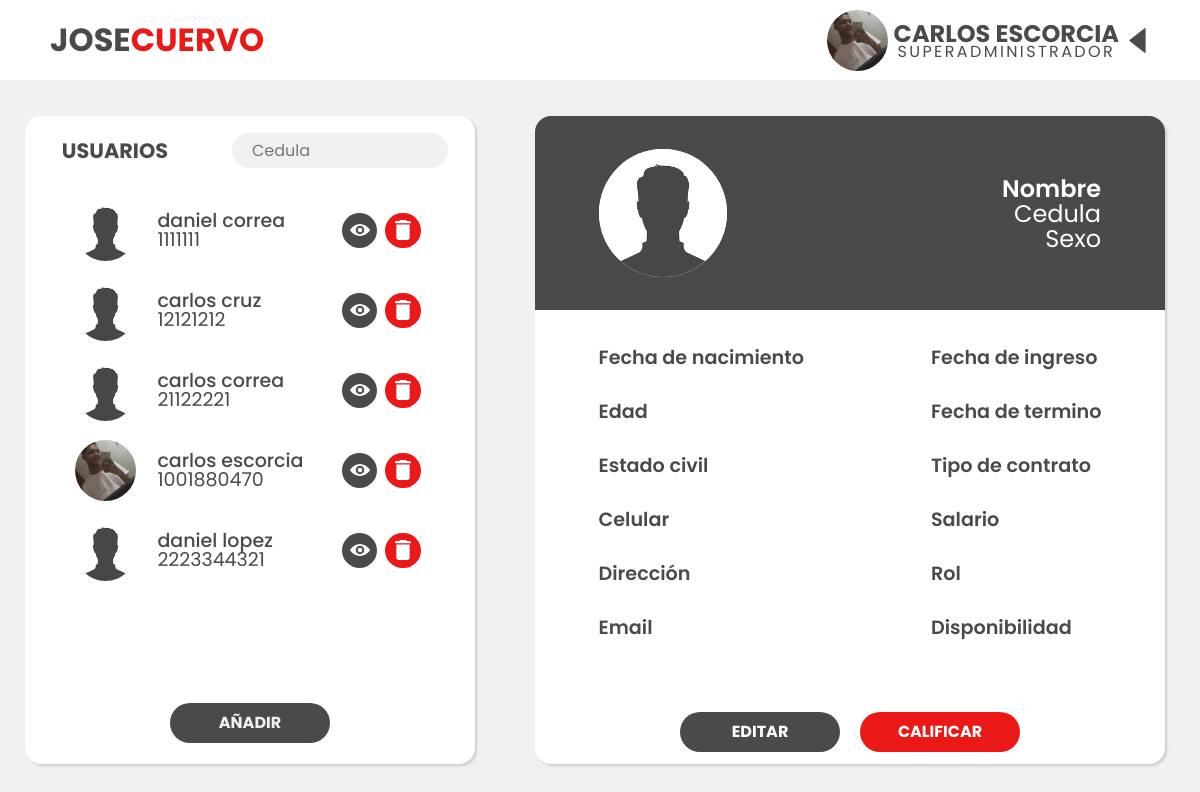
The page /dashboard (signed in) on the database its author committed.
### tables this page shows
CREATE TABLE usuario (CC INTEGER NOT NULL, nombre VARCHAR, apellido VARCHAR, edad INTEGER, sexo CHAR NOT NULL, fecha_nacimiento DATE, estado_civil VARCHAR, celular INTEGER, direccion VARCHAR, email VARCHAR, fecha_ingreso DATE, fecha_termino DATE, tipo_contrato VARCHAR, salario INTEGER, rol INTEGER, disponibilidad BOOLEAN, foto VARCHAR, contraseña VARCHAR, primera_vez BOOLEAN, registrador VARCHAR, token VARCHAR, FOREIGN KEY (rol) REFERENCES rol (ID), PRIMARY KEY (CC));

### app.py (the view, shortened to what this page needs)
@app.route('/dashboard', methods=["GET","POST"])
def dashboard():
    if "usuario" in session:
        rol = roles[session["rol"]]
        target = "USUARIOS"
        if session["rol"] == 2:
            target = "EMPLEADOS"
        if request.method == "GET":
            if session["rol"] != 3:
                nombres = session["nombre"] + " " + session["apellido"]
                nombres = nombres.upper()
                imagen = "imgs/default.png"
                try:
                    with sqlite3.connect('joseCuervoDB.db') as con:
                        con.row_factory = sqlite3.Row
                        cur = con.cursor()
                        if session["rol"] == 2:
                            cur.execute("SELECT CC,nombre,foto,apellido FROM usuario WHERE CC != ? AND rol = ? AND disponibilidad=?",[session["usuario"],3,1])
                        else:
                            cur.execute("SELECT CC,nombre,foto,apellido FROM usuario WHERE CC != ? AND disponibilidad=?",[session["usuario"],1])
                        row = cur.fetchall()
                except Error  as er:
                    print('SQLite error: %s' % (' '.join(er.args)))
                return render_template("dashboard.html",nombre=nombres, rol=rol,target=target, row = row,Unombre="Nombre",cedula="Cedula",sexo="Sexo",imagen=imagen,perfil=session["foto"])
            else:
                return redirect("/empleado")
    else:
        return redirect("/")

### templates/dashboard.html (shortened to what this page needs)
{% extends "layout.html" %}
{% block head %}
<link rel="stylesheet" href="{{ url_for('static', filename='styles/vistaAdmin.css') }}">
{% endblock %}
{% block content %}
<main>
    <div class="tabla-usuarios">
        <div class="tabla-usuarios-top">
            <label>{{ target }}</label>
            <div class="search">
                <input type="text" name="" onkeyup="buscar()" id="search-box" placeholder="Cedula">
            </div>
        </div>
        <ul id="tabla">
            {% for r in row %}
            <li>
                <div class="user">
                    <img src='{{ url_for("static", filename=r[2])}}' alt="" class="foto-perfil">
                    <div class="user__info">
                        <p id="Tnombre">{{r["nombre"]}} {{r["apellido"]}}</p>
                        <p>{{r["CC"]}}</p>
                    </div>
                    <div class="buttons">
                        <a class="view" href="{{url_for('buscar',cedula=r['CC'])}}">
                            <img src="{{ url_for('static', filename='imgs/eye.svg') }}" alt="">
                        </a>
                        <a class="delete" onclick="disponible('{{r[0]}}')">
                            <img src="{{ url_for('static', filename='imgs/delete.svg') }}" alt="">
                        </a>
                    </div>
                </div>
            </li>
            {% endfor %}
        </ul>
        <div class="tabla-usuario-boton">
            <a class="button" href="/registro">AÑADIR</a>
        </div>
    </div>
    <div class="info-usuarios">
        <div class="top-info">
            <img src="{{ url_for('static', filename=imagen) }}" alt="">
            <div class="usuario-info-ocupacion">
                <p class="nombre">{{Unombre}}</p>
                <p class="cedula">{{cedula}}</p>
                <p class="ocupacion">{{sexo}}</p>
            </div>
        </div>
        <div class="formulario">
            <div class="izq">
                <div>
                    <p class="titulo">Fecha de nacimiento</p>
                    <p>{{nacimiento}}</p>
                </div>
                <div>
                    <p class="titulo">Edad</p>
                    <p>{{edad}}</p>
                </div>
                <div>
                    <p class="titulo">Estado civil</p>
                    <p>{{estado}}</p>
                </div>
                <div>
                    <p class="titulo">Celular</p>
                    <p>{{celular}}</p>
                </div>
                <div>
                    <p class="titulo">Dirección</p>
                    <p>{{direccion}}</p>
                </div>
                <div>
                    <p class="titulo">Email</p>
                    <p>{{email}}</p>
                </div>
            </div>
            <div class="der">
                <div>
                    <p class="titulo">Fecha de ingreso</p>
                    <p>{{ingreso}}</p>
                </div>
                <div>
                    <p class="titulo">Fecha de termino</p>
                    <p>{{termino}}</p>
                </div>
                <div>
                    <p class="titulo">Tipo de contrato</p>
                    <p>{{tipo}}</p>
                </div>
                <div>
                    <p class="titulo">Salario</p>
                    <p>{{salario}}</p>
                </div>
                <div>
                    <p class="titulo">Rol</p>
                    <p>{{Rol}}</p>
                </div>
                <div>
                    <p class="titulo">Disponibilidad</p>
                    <p>{{disponible}}</p>
                </div>
            </div>
        </div>
        <div class="info-usuarios-buttons">
            <a id="editar"  href="" class="button" >
                <p>EDITAR</p>
            </a>
            <a id="calificar" href="" class="button">
                <p>CALIFICAR</p>
            </a>
        </div>
    </div>
</main>
{% endblock %}

### templates/layout.html (shortened to what this page needs)
<!DOCTYPE html>
<html lang="en">
<head>
    <link rel="stylesheet" href="{{ url_for('static', filename='styles/normalize.css') }}">
    <link rel="stylesheet" href="{{ url_for('static', filename='styles/layout.css') }}">
    <link rel="stylesheet" href="{{ url_for('static', filename='styles/alertas.css') }}">
    <link rel="stylesheet" href="https://cdnjs.cloudflare.com/ajax/libs/font-awesome/4.7.0/css/font-awesome.min.css">
    {% block head %}
    {% endblock %}
</head>
<body>
    <nav class="top">
        <div class="navegacion">
            <label id="logo">JOSE<span>CUERVO</span></label>
            <div class="menu">
                <div class="cuenta">
                    <img src="{{ url_for('static', filename=perfil) }}" alt="foto" id="perfil">
                    <div>
                        <label id="nombre">{{nombre}}</label>
                        <label id="rol">{{rol}}</label>
                    </div>
                    <img src="{{ url_for('static', filename='imgs/downtriangle.svg') }}" alt="icono" id="iconT">
                </div>
            </div>
        </div>
    </nav>
    {% block content %}
    {% endblock %}
</body>
</html>

### static/styles/layout.css (style rules this page uses)
body { background-color: var(--background-color); }
.top { height: 80px; width: 100%; background-color: var(--white); }
.navegacion { display: flex; justify-content: space-between; padding: 0 50px; align-items: center; height: 100%; }
#logo { font-size: 2rem; font-weight: 700; }
#logo span { font-size: 2rem; font-weight: 700; color: var(--main-color); }
.cuenta { display: flex; height: 100%; align-items: center; }
.cuenta div { display: flex; flex-direction: column; justify-content: center; height: 100%; }
#iconT { height: 25px; width: 25px; transform: rotate(90deg); transition: .4s; margin-left: 6px; }
#perfil { height: 61px; width: 61px; border-radius: 50%; object-fit: cover; margin-right: 6px; }
#nombre { font-size: 1.5rem; font-weight: 700; text-align: center; }
#rol { font-size: 1rem; text-align: center; margin-top:-0.7rem; letter-spacing: 0.15rem; }
.menu { position: relative; height: 100%; }
input { width: 80%; border: 2px solid var(--secondary-color); border-radius: 50px; height: 2rem; padding: 1rem 1rem; }

### static/styles/vistaAdmin.css (style rules this page uses)
main { width: 100%; min-height: calc(100vh - 80px); display: grid; grid-template-columns: minmax(500px, 2fr) minmax(700px, 3fr); align-items: center; }
.tabla-usuarios, .info-usuarios { background-color: white; border-radius: 1rem; width: 90%; margin: auto; height: 90%; box-shadow: rgba(0, 0, 0, 0.15) 1.95px 1.95px 2.6px; }
.tabla-usuarios { display: flex; flex-direction: column; align-items: center; }
.tabla-usuarios-top { width: 100%; display: flex; align-items: center; height: 70px; }
.tabla-usuarios-top label { font-size: 1.3rem; font-weight: 700; text-align: center; width: 40%; }
.search { display: flex; justify-content: center; width: 60%; }
.search input[type=text] { border: 0; background-color: var(--background-color); border-radius: 1.25rem; width: 80%; height: 2.2rem; padding: 0.75rem 1.25rem; }
#tabla { list-style-type: none; width: 97%; height: 80%; display: flex; flex-direction: column; align-items: center; overflow-y: scroll; }
#tabla li { width: 80%; height: 4.2rem; margin-top: 0.8rem; }
.view, .delete { display: flex; width: 2.2rem; height: 2.2rem; border: 0; margin: 0 4px; border-radius: 50%; justify-content: center; align-items: center; }
.view { background-color: var(--secondary-color); }
.delete { background-color: var(--main-color); }
.delete img, .view img { object-fit: cover; height: 20px; width: 20px; }
.foto-perfil { height: 61px; width: 61px; border-radius: 50%; object-fit: cover; margin-right: 6px; }
.user { width: 100%; height: 98%; display: flex; align-items: center; justify-content: space-evenly; min-width: 290px; }
.user__info { display: flex; justify-content: center; flex-direction: column; width: 70%; height: 98%; font-size: 0.85em; }
.user__info p { font-size: 1.4em; font-weight: 500; padding-left: 15px; }
.user__info p + p { font-size: 1.4em; font-weight: 400; margin-top: -10px; }
.buttons { max-width: 100px; display: flex; }
.tabla-usuario-boton { display: flex; width: 100%; height: calc(20% - 70px); justify-content: center; align-items: center; margin-bottom: 12px; }
.info-usuarios-buttons p { color: white; }
.button { border: 0; border-radius: 25px; height: 2.5rem; width: 10rem; color: var(--background-color); background-color: var(--secondary-color); font-weight: bold; align-items: center; }
.top-info { display: flex; background: var(--secondary-color); border-radius: 1rem 1rem 0 0; width: 100%; height: 30%; align-items: center; justify-content: space-between; padding: 0 4rem; }
.top-info img { background: white; height: 8rem; width: 8rem; border-radius: 50%; object-fit: cover; }
.top-info p { text-align: right; color: white; }
.nombre { font-size: 1.5rem; font-weight: 600; }
.cedula { font-size: 1.5rem; margin-top: -10px; }
.ocupacion { font-size: 1.5rem; font-weight: 400; margin-top: -10px; }
.titulo { color: var(--secondary-color); font-weight: 600; font-size: 1.2rem; }
.izq p,.der p { min-height: 2rem; }
.izq p + p,.der p + p { margin-top: -10px; }
.formulario { height: 60%; display: flex; justify-content: space-around; align-items: center; }
.info-usuarios-buttons { height: 10%; display: flex; justify-content: center; align-items: center; }
#calificar { background: var(--main-color); margin-left: 20px; }
a { display: flex; align-items: center; justify-content: center; text-decoration: none; }

### rows shown on the page
usuario: foto (placeholder picture), nombre "daniel", apellido "correa", CC "1111111"
usuario: foto (placeholder picture), nombre "carlos", apellido "cruz", CC "12121212"
usuario: foto (placeholder picture), nombre "carlos", apellido "correa", CC "21122221"
usuario: foto (picture), nombre "carlos", apellido "escorcia", CC "1001880470"
usuario: foto (placeholder picture), nombre "daniel", apellido "lopez", CC "2223344321"

### other values the page prints
{{ nombre }} "CARLOS ESCORCIA"
{{ rol }} "SUPERADMINISTRADOR"
{{ target }} "USUARIOS"
{{ Unombre }} "Nombre"
{{ cedula }} "Cedula"
{{ sexo }} "Sexo"
